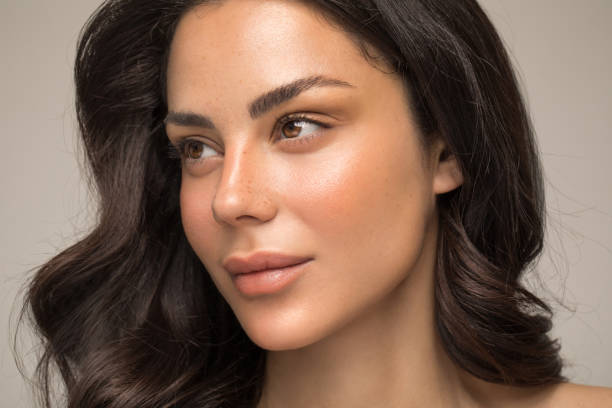
#> input picture image-sharpening/laplacian_edge_detection.jpg, 612 x 408 px, found by its file name
$ jupyter execute 'laplacian_using_karnel(manualy).ipynb'
#> lines starting #> are read from the running program, lines starting #| are printed output that depends on the picture
[cell 1]
# Experiment: 8 Neighbors Laplacian

import cv2
import numpy as np
import matplotlib.pyplot as plt

# Read image
img = cv2.imread('/content/laplacian_edge_detection.jpg', 0)
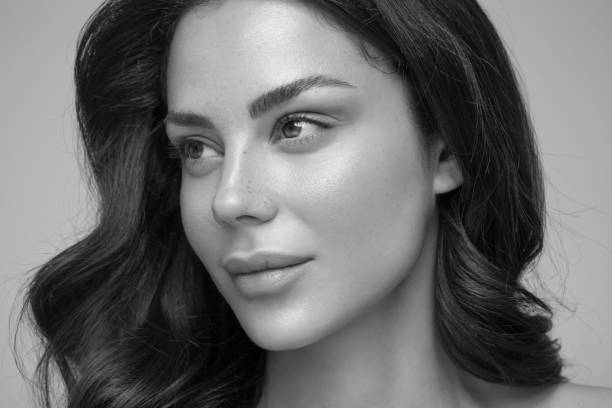
#> img: shape (408, 612); min 0, max 241, mean 108.7

# Define 8-neighbour Laplacian kernel
kernel_8 = np.array([[-1, -1, -1],
                     [-1,  8, -1],
                     [-1, -1, -1]])

# Apply filter
laplacian_8 = cv2.filter2D(img, -1, kernel_8)
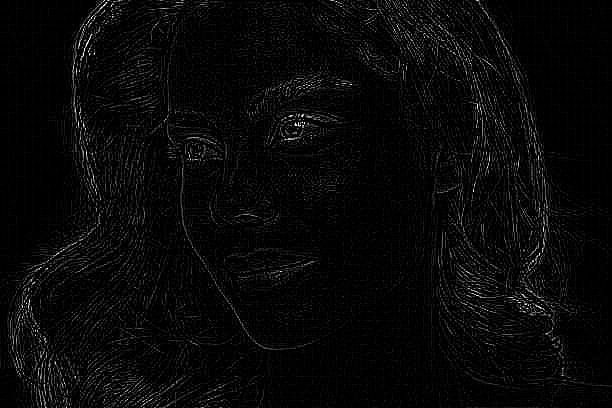
#> laplacian_8: shape (408, 612); min 0, max 255, mean 8

# Display
plt.imshow(laplacian_8, cmap='gray')
plt.title("8-Neighbour Laplacian")
plt.axis('off')
plt.show()
